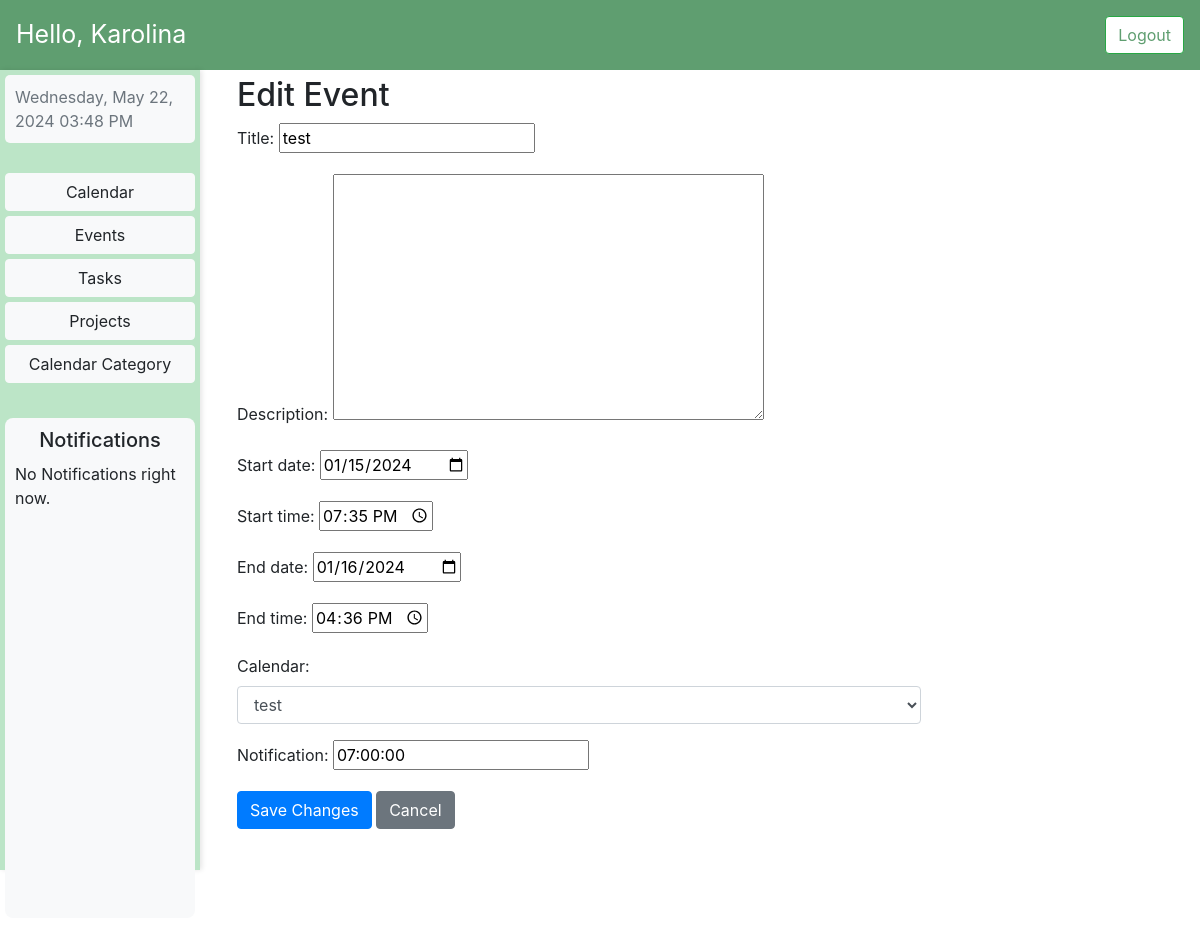
Page /edit_event/3/ (signed in) on the earlier database version.
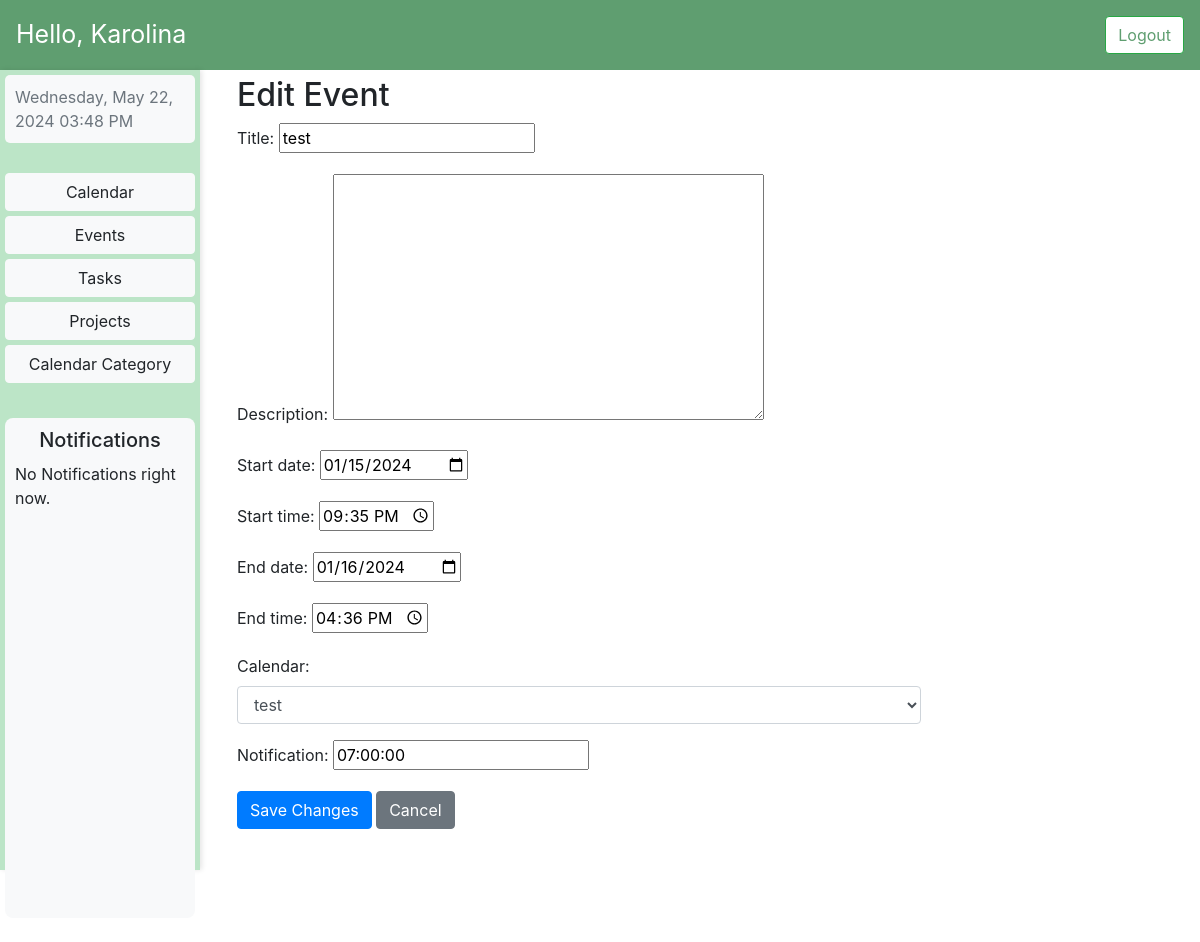
Same page on the later database version.
### MyCalendar/models.py (models this page shows)
class Event(models.Model):
    user = models.ForeignKey(User, on_delete=models.CASCADE)
    title = models.CharField(max_length=200)
    description = models.TextField(blank=True)
    start_date = models.DateField(default=timezone.now)
    start_time = models.TimeField(default=timezone.now)
    end_date = models.DateField(default=timezone.now)
    end_time = models.TimeField(default=timezone.now() + timezone.timedelta(hours=1))
    calendar = models.ForeignKey(Calendar, on_delete=models.CASCADE)
    notification = models.TimeField(default=timezone.timedelta(hours=1))

### MyCalendar/views.py (the view, shortened to what this page needs)
# urls.py: path('edit_event/<int:pk>/', EditEventView.as_view(), name='edit_event'),
class EditEventView(UpdateView):
    model = Event
    form_class = EventForm
    template_name = 'edit_event.html'
    success_url = reverse_lazy('events')
    def get_form_kwargs(self):
        kwargs = super().get_form_kwargs()
        kwargs['user'] = self.request.user
        return kwargs

### MyCalendar/forms.py (shortened to what this page needs)
class EventForm(forms.ModelForm):
    start_date = forms.DateField(
        widget=forms.widgets.DateInput(attrs={'type': 'date'}),
    )
    start_time = forms.TimeField(
        widget=forms.widgets.TimeInput(attrs={'type': 'time'}),
    )
    end_date = forms.DateField(
        widget=forms.widgets.DateInput(attrs={'type': 'date'}),
    )
    end_time = forms.TimeField(
        widget=forms.widgets.TimeInput(attrs={'type': 'time'}),
    )
    calendar = forms.ModelChoiceField(
        queryset=Calendar.objects.none(),  # Set an empty initial queryset
        label='Calendar',
        widget=forms.Select(attrs={'class': 'form-control'}),
    )
    class Meta:
        model = Event
        fields = ['title', 'description', 'start_date', 'start_time', 'end_date', 'end_time', 'calendar', 'notification']
    def __init__(self, user, *args, **kwargs):
        super().__init__(*args, **kwargs)
        self.fields['calendar'].queryset = Calendar.objects.filter(user=user)

### MyCalendar/models.py (called while the page is built)
    def __str__(self):
        return self.name

### templates/edit_event.html (shortened to what this page needs)
{% extends 'dashboard.html' %}
{% load static %}
{% block styles %}
    <link rel="stylesheet" type="text/css" href="{% static 'css/dashboard.css' %}">
{% endblock %}
{% block dynamic_content %}
    <div class="col-md-9">
        <div class="calendar-section">
            <h2>Edit Event</h2>
            <form method="post" enctype="multipart/form-data">
                {{ form.as_p }}
                <button type="submit" class="btn btn-primary">Save Changes</button>
                <a href="{% url 'events' %}" class="btn btn-secondary">Cancel</a>
            </form>
        </div>
    </div>
{% endblock %}

Differences in the rows shown:
changed Event "test": start_time "19:35:00" → "21:35:00"
